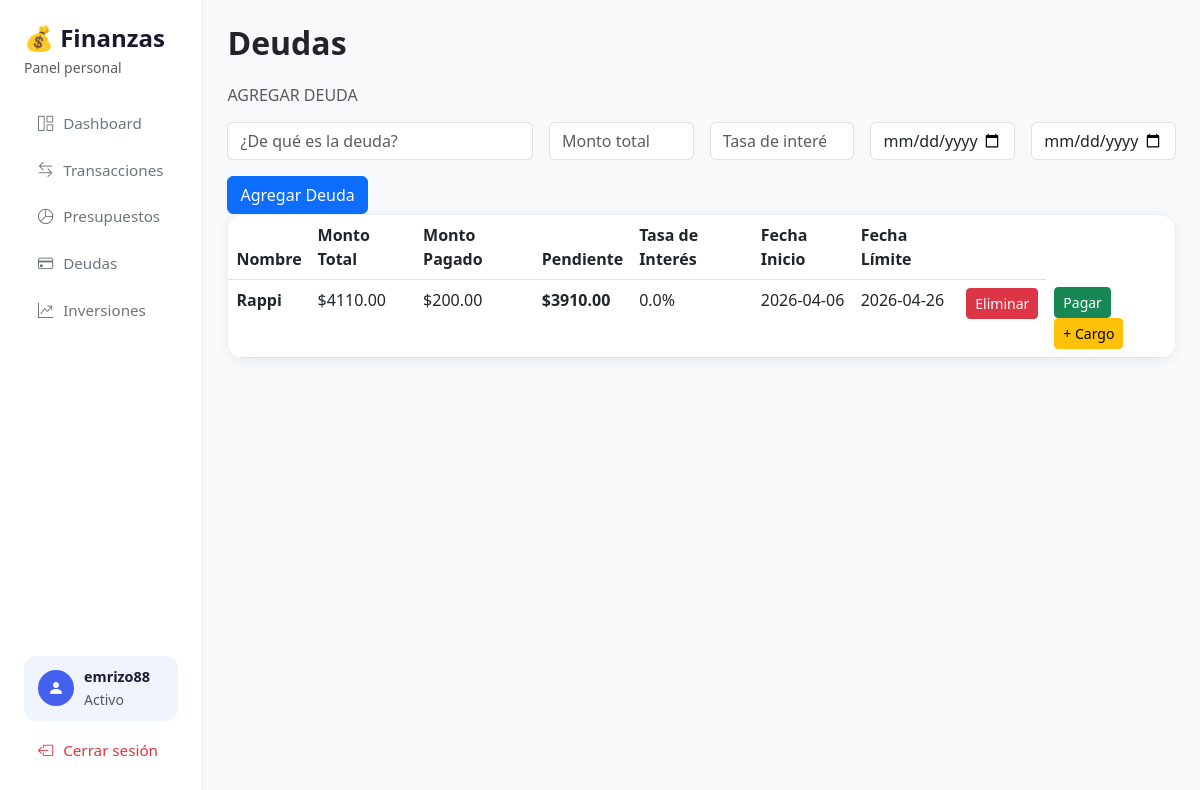
/deudas (signed in), run on an earlier commit of the app's database.
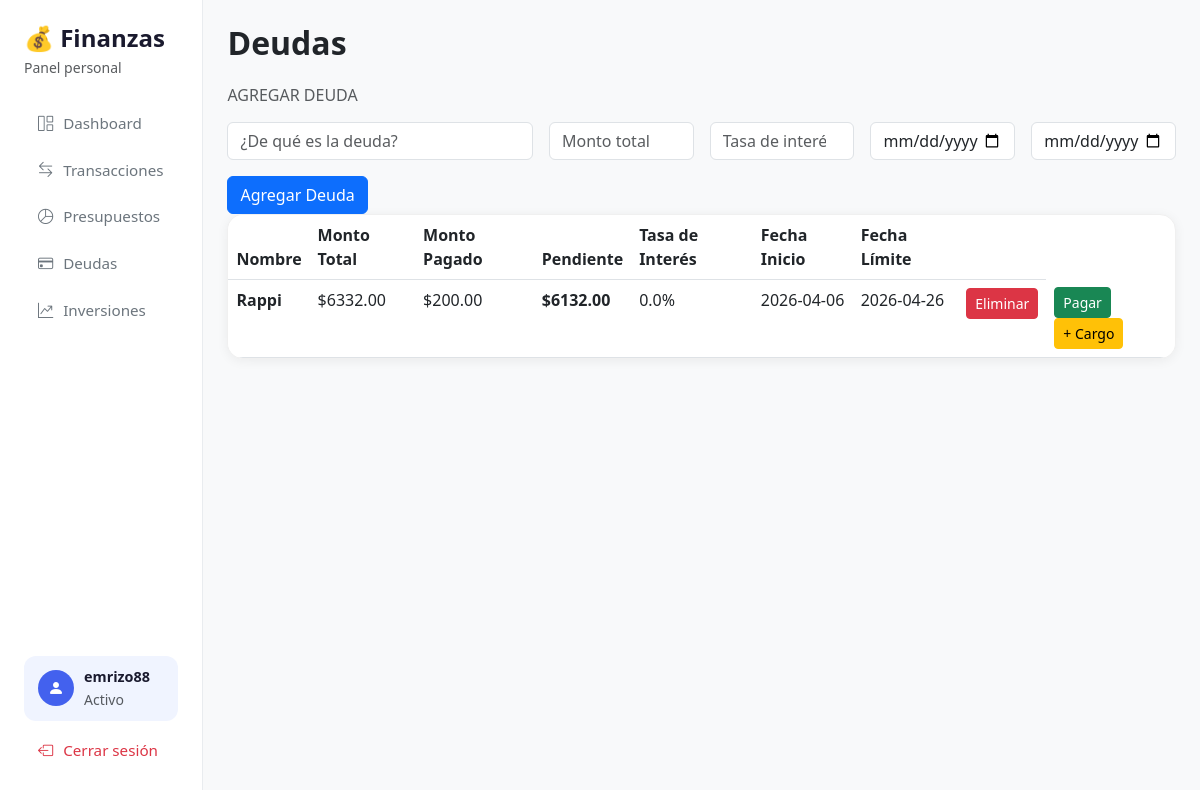
And on a later commit of the database.
### tables this page shows
CREATE TABLE deudas (
            id            INTEGER PRIMARY KEY AUTOINCREMENT,
            user_id       INTEGER NOT NULL REFERENCES users(id),
            nombre        TEXT NOT NULL,
            monto_total   REAL NOT NULL,
            monto_pagado  REAL NOT NULL DEFAULT 0,
            tasa_interes  REAL DEFAULT 0,
            fecha_inicio  TEXT NOT NULL,
            fecha_limite  TEXT
        );

### app.py (the view)
@app.route('/deudas')
def deudas():
    user_id = session['user_id']
    lista = obtener_deudas(user_id)
    return render_template('deudas.html', deudas=lista)

### app.py (called while the page is built)
@app.before_request
def verificar_sesion():
    if request.endpoint in ('login', 'register', 'static'):
        return
    if 'user_id' not in session:
        return redirect(url_for('login'))
    g.username = session.get('username')

### database.py (called while the page is built)
def get_connection():
    conn = sqlite3.connect(DATABASE)
    conn.row_factory = sqlite3.Row
    return conn

def obtener_deudas(user_id):
    conn = get_connection()
    cursor = conn.cursor()
    cursor.execute('SELECT * FROM deudas WHERE user_id = ?', (user_id,))
    deudas = cursor.fetchall()
    resultado = []
    for p in deudas:
        p = dict(p)
        p['monto_pendiente'] = p['monto_total'] - p['monto_pagado']
        resultado.append(p)
    conn.close()
    return resultado

### templates/deudas.html (shortened to what this page needs)
{% extends 'base.html' %}
{% block contenido %}
<div class="d-flex justify-content-between align-items-center mb-4">
    <h2 class="fw-bold mb-0">Deudas</h2>
</div>
<div class="form-card">
    <h6 class="text-muted mb-3">AGREGAR DEUDA</h6>
    <form action="/deudas/agregar" method="POST">
        <div class="row g-3">
            <div class="col-md-4">
                <input type="text" name="nombre" class="form-control" placeholder="¿De qué es la deuda?" required>
            </div>
            <div class="col-md-2">
                <input type="number" name="monto_total" class="form-control" placeholder="Monto total" step="1" required>
            </div>
            <div class="col-md-2">
                <input type="number" name="tasa_interes" class="form-control" placeholder="Tasa de interés %" step="0.01" required>
            </div>
            <div class="col-md-2">
                <input type="date" name="fecha_inicio" class="form-control" required>
            </div>
            <div class="col-md-2">
                <input type="date" name="fecha_limite" class="form-control">
            </div>
        </div>
        <div class="mt-3">
            <button type="submit" class="btn btn-primary">Agregar Deuda</button>
        </div>
    </form>
</div>
<div class="tabla-card">
    <table class="table table-hover mb-0">
        <thead>
            <tr>
                <th>Nombre</th>
                <th>Monto Total</th>
                <th>Monto Pagado</th>
                <th>Pendiente</th>
                <th>Tasa de Interés</th>
                <th>Fecha Inicio</th>
                <th>Fecha Límite</th>
                <th></th>
            </tr>
        </thead>
        <tbody>
            {% for p in deudas %}
            <tr>
                <td class="fw-semibold">{{ p['nombre'] }}</td>
                <td>${{ '%.2f' | format(p['monto_total']) }}</td>
                <td>${{ '%.2f' | format(p['monto_pagado']) }}</td>
                <td class="color-gasto fw-semibold">${{ '%.2f' | format(p['monto_pendiente']) }}</td>
                <td>{{ p['tasa_interes'] }}%</td>
                <td>{{ p['fecha_inicio'] }}</td>
                <td>{{ p['fecha_limite'] or '—' }}</td>
                <td>
                    <form action="/deudas/eliminar/{{ p['id'] }}" method="POST">
                        <button type="submit" class="btn btn-danger btn-sm">Eliminar</button>
                    </form>
                </td>
                <td>
                    <button class="btn btn-success btn-sm"
                        onclick="document.getElementById('formPagar').action='/deudas/pagar/{{ p['id'] }}';"
                        data-bs-toggle="modal"
                        data-bs-target="#modalPagar">
                        Pagar
                    </button>
                    <button class="btn btn-warning btn-sm"
                        onclick="document.getElementById('formCargo').action='/deudas/agregar/{{ p['id'] }}';"
                        data-bs-toggle="modal"
                        data-bs-target="#modalCargo">
                        + Cargo
                    </button>
                </td>
            </tr>
            {% endfor %}
        </tbody>
    </table>
</div>
{% endblock %}

### templates/base.html (shortened to what this page needs)
<!DOCTYPE html>
<html lang="es">
<head>
    <link href="https://cdn.jsdelivr.net/npm/bootstrap@5.3.0/dist/css/bootstrap.min.css" rel="stylesheet">
    <link href="https://cdn.jsdelivr.net/npm/bootstrap-icons@1.10.5/font/bootstrap-icons.css" rel="stylesheet">
    <link rel="stylesheet" href="{{ url_for('static', filename='css/style.css') }}">
</head>
<body>
<div class="d-flex">
    <nav class="sidebar d-flex flex-column p-4">
        <h4 class="fw-bold mb-1">💰 Finanzas</h4>
        <small class="text-muted mb-4">Panel personal</small>
        <a href="{{ url_for('index') }}" class="nav-link">
            <i class="bi bi-grid-1x2"></i> Dashboard
        </a>
        <a href="{{ url_for('transacciones') }}" class="nav-link">
            <i class="bi bi-arrow-left-right"></i> Transacciones
        </a>
        <a href="{{ url_for('presupuestos_page') }}" class="nav-link">
            <i class="bi bi-pie-chart"></i> Presupuestos
        </a>
        <a href="{{ url_for('deudas') }}" class="nav-link">
            <i class="bi bi-credit-card"></i> Deudas
        </a>
        <a href="{{ url_for('inversiones') }}" class="nav-link">
            <i class="bi bi-graph-up-arrow"></i> Inversiones
        </a>
        <div class="usuario-card mt-auto mb-2">
            <div class="usuario-avatar">
                <i class="bi bi-person-fill"></i>
            </div>
            <div>
                <div class="usuario-nombre">{{ session['username'] }}</div>
                <small class="text-muted">Activo</small>
            </div>
        </div>
        <a href="{{ url_for('logout') }}" class="nav-link text-danger">
            <i class="bi bi-box-arrow-left"></i> Cerrar sesión
        </a>
    </nav>
    <main class="main-content flex-grow-1 p-4">
        {% block contenido %}{% endblock %}
    </main>
</div>
</body>
</html>

### static/css/style.css (style rules this page uses)
body { background-color: #f8f9fa; font-family: 'Segoe UI', system-ui, sans-serif; min-height: 100vh; }
.sidebar { width: 240px; min-height: 100vh; background: #ffffff; border-right: 1px solid #e9ecef; position: sticky; top: 0; }
.sidebar h4 { color: #1a1a2e; }
.sidebar .nav-link { color: #6c757d; border-radius: 10px; padding: 10px 14px; margin-bottom: 4px; font-size: 0.95rem; transition: all 0.2s; display: flex; align-items: center; gap: 10px; }
.main-content { max-width: 1100px; }
.color-gasto { color: #e74c3c; }
.tabla-card { background: #ffffff; border-radius: 16px; overflow: hidden; box-shadow: 0 2px 12px rgba(0,0,0,0.06); border: 1px solid #f0f0f0; }
.usuario-card { display: flex; align-items: center; gap: 10px; background: #f0f4ff; border-radius: 12px; padding: 10px 14px; }
.usuario-avatar { background: #4361ee; color: white; border-radius: 50%; width: 36px; height: 36px; display: flex; align-items: center; justify-content: center; font-size: 1rem; flex-shrink: 0; }
.usuario-nombre { font-weight: 600; font-size: 0.9rem; color: #1a1a2e; }

What changed in the data, as far as the page shows it:
changed deudas "Rappi": monto_total "4110.00" → "6332.00"; monto_pendiente "3910.00" → "6132.00"
